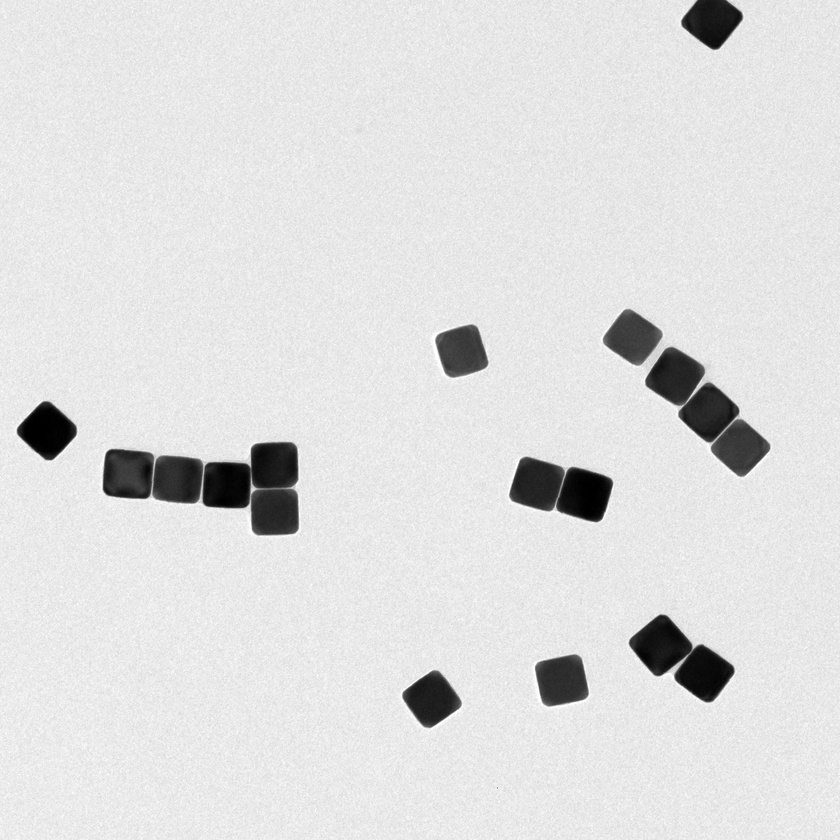
#> input picture data/raw/Au cube/1.jpg, 840 x 840 px, shrunk from 2048 x 2048 before the run
$ python -i segmentation.py   (imports and definitions only)
#> lines starting #> are read from the running program, lines starting #| are printed output that depends on the picture; after the words box and inside, x2 and y2 are one past the last pixel; in counts of white or black regions, pixels touching at a corner belong together
#> further down, picture is the input picture: shape (840, 840); min 0, max 255, mean 221.7
"""
Author: Mengkun Tian
----------------------
Utilities for comparing Otsu-based and SAM3-based particle segmentation.

A reference instance mask can be loaded from PNG, TIFF, or NPY, or generated
from an AnyLabeling JSON annotation with the external MakeMasks class.

All instance masks use:
    0 = background
    1, 2, 3, ... = individual objects
"""

from __future__ import annotations

from pathlib import Path
from typing import Any, Mapping

import matplotlib.pyplot as plt
import numpy as np
from matplotlib.patches import Rectangle
from PIL import Image
from scipy import ndimage as ndi
from skimage import feature, filters, measure, morphology, segmentation
from skimage.segmentation import relabel_sequential


SUPPORTED_MASK_FORMATS = {".png", ".tif", ".tiff", ".npy"}


# =============================================================================
# CORE SEGMENTATION METHODS
# =============================================================================

def segment_with_otsu(
    image: Any,
    particle_color: str = "black",
    min_size: int = 50,
    fill_holes: bool = False,
    use_watershed: bool = False,
    min_distance: int = 8,
) -> dict[str, Any]:
    """
    Segment a processed 2D grayscale EM image using Otsu thresholding.

    particle_color:
        "white" = bright particles on a dark background.
        "black" = dark particles on a bright background.
    """
#> called with particle_color = 'black', min_size = 50, fill_holes = False, use_watershed = False, min_distance = 8
    gray = np.asarray(image)
    if gray.ndim != 2:
        raise ValueError("Otsu segmentation expects a 2D grayscale image.")
    if min_size < 0:
        raise ValueError("min_size must be nonnegative.")
    if min_distance < 1:
        raise ValueError("min_distance must be at least 1.")

    particle_color = particle_color.lower()
    threshold = filters.threshold_otsu(gray)
#> threshold = 136

    if particle_color == "black":
        binary = gray < threshold
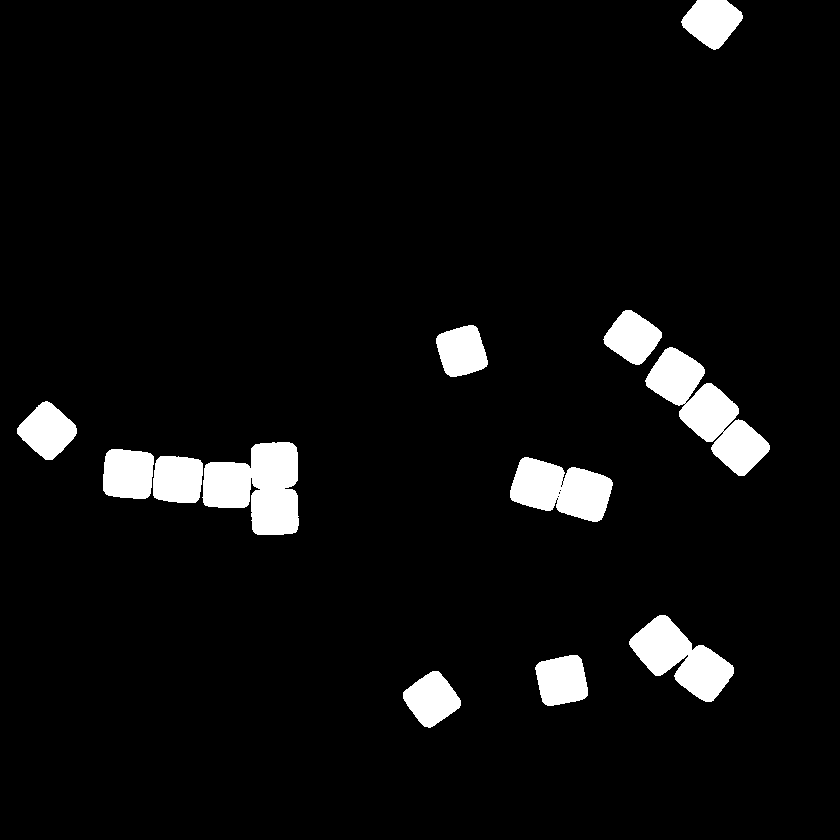
#> binary: shape (840, 840) bool; 5.4% white; 12 white regions, largest, box (x1, y1, x2, y2) and area: (645, 347, 770, 476) 6347, (202, 442, 299, 535) 6252, (629, 615, 734, 702) 4479
        foreground_type = "black particles on white background"
    elif particle_color == "white":
        binary = gray > threshold
        foreground_type = "white particles on black background"
    else:
        raise ValueError("particle_color must be 'black' or 'white'.")

    binary = _clean_binary_mask(binary, min_size, fill_holes, min_size)

    if use_watershed:
        instance_mask = _watershed_instances(binary, min_distance)
        method = "Otsu + Watershed"
    else:
        instance_mask = measure.label(binary)
        method = "Otsu + Connected Components"

    instance_mask = _clean_instance_mask(instance_mask, min_size)

    return {
        "method": method,
        "binary_mask": binary,
        "instance_mask": instance_mask,
        "parameters": {
            "particle_color": particle_color,
            "foreground_type": foreground_type,
            "threshold_value": float(threshold),
            "min_size": min_size,
            "fill_holes": fill_holes,
            "use_watershed": use_watershed,
            "min_distance": min_distance,
        },
    }


# [223 lines left out: functions sam3_output_to_result, calculate_binary_metrics, instance_mask_to_rgb, show_instance_mask, show_otsu_result, show_sam3_result and 1 more, not called in this run]


def count_instances(mask: np.ndarray) -> int:
    """Count nonzero object IDs in an instance mask."""
    return int(np.count_nonzero(np.unique(_validate_instance_mask(mask)) > 0))


# =============================================================================
# MASK INPUT / OUTPUT
# =============================================================================

# [50 lines left out: functions load_instance_mask, save_instance_mask, _validate_instance_mask, not called in this run]


def _remove_small_regions(
    labels: np.ndarray,
    min_size: int,
) -> np.ndarray:
    """Remove labels containing fewer than min_size pixels."""
    labels = np.asarray(labels)

    if min_size <= 0 or labels.size == 0:
        return labels.copy()

    counts = np.bincount(labels.ravel().astype(np.int64))
    small_labels = np.flatnonzero(counts < min_size)
    small_labels = small_labels[small_labels != 0]

    cleaned = labels.copy()
    if len(small_labels):
        cleaned[np.isin(cleaned, small_labels)] = 0

    return cleaned


def _clean_binary_mask(
    binary_mask: np.ndarray,
    min_size: int,
    fill_holes: bool,
    hole_area_threshold: int,
) -> np.ndarray:
#> called with min_size = 50, fill_holes = False, hole_area_threshold = 50
    binary = np.asarray(binary_mask, dtype=bool)

    if min_size > 0:
        labels = measure.label(binary)
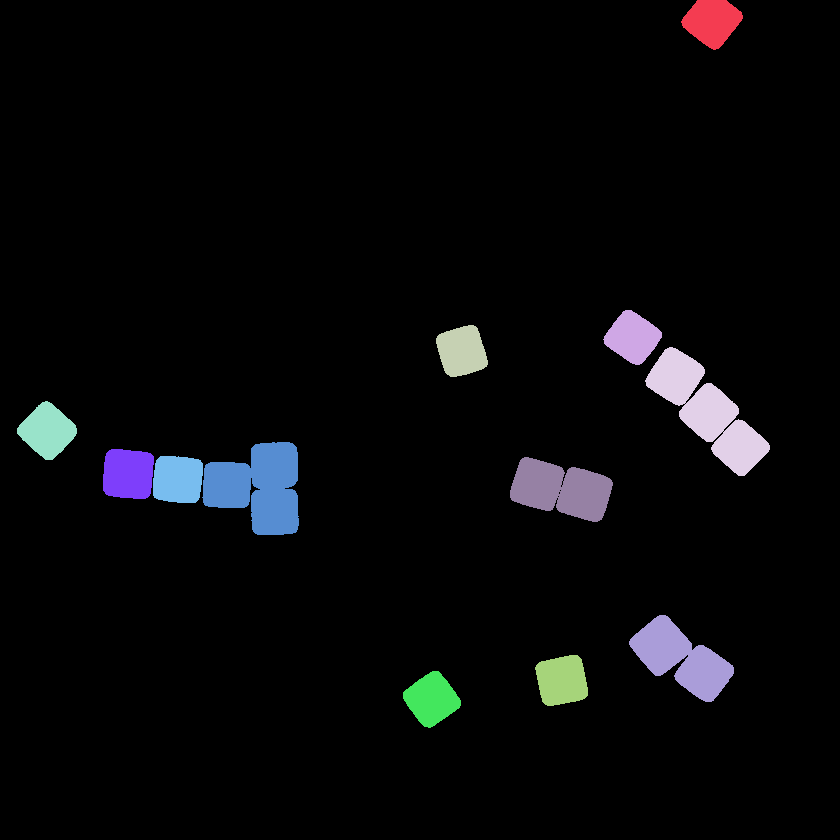
#> labels: shape (840, 840) int32; 13 distinct labels, from 0 to 12; one colour per label, 0 black
        binary = _remove_small_regions(labels, min_size) > 0
#> in _remove_small_regions, `counts = np.bincount(labels.ravel().astype(np.int64))`: counts = [667275, 2052, 2016, 2007, 6347, 2170, 6252, 2267, 2112, 4421, 4479, 2131, 2071]
#> in _remove_small_regions, `small_labels = np.flatnonzero(counts < min_size)`: small_labels = empty array

    if fill_holes and hole_area_threshold > 0:
        binary = morphology.remove_small_holes(
            binary,
            area_threshold=hole_area_threshold,
        )

    return np.asarray(binary, dtype=bool)


def _clean_instance_mask(
    instance_mask: np.ndarray,
    min_size: int,
) -> np.ndarray:
    cleaned = _remove_small_regions(instance_mask, min_size)
    return _relabel_mask(cleaned)


def _relabel_mask(instance_mask: np.ndarray) -> np.ndarray:
    relabeled, _, _ = relabel_sequential(instance_mask)
    return np.asarray(relabeled, dtype=np.int32)


# [140 lines left out: functions _watershed_instances, _normalize_sam3_predictions, _resolve_sam3_result, _to_numpy, _show_raw_image, _show_sam3_predictions and 1 more, not called in this run]

>>> import cv2
>>> picture = cv2.imread('../../data/raw/Au cube/1.jpg', cv2.IMREAD_GRAYSCALE)
>>> result = segment_with_otsu(picture)
#> result = 4 items
